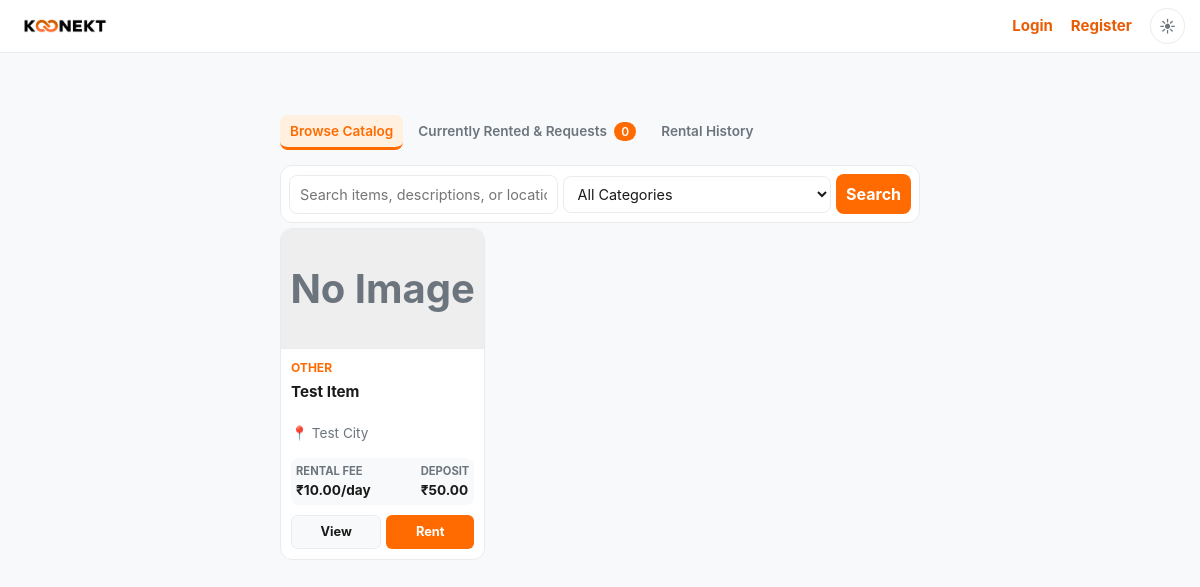
/product/catalog/, run on the app's committed database.
### products/models.py (models this page shows, shortened)
class Product(models.Model):
    owner = models.ForeignKey(
        settings.AUTH_USER_MODEL,
        on_delete=models.CASCADE,
        related_name="products"
    )
    name = models.CharField(max_length=200)
    class Category(models.TextChoices):
        VEHICLES = "Vehicles", "Cars, Bikes & Vehicles"
        ELECTRONICS = "Electronics", "Electronics & Appliances"
        MOBILES = "Mobiles", "Mobiles & Tablets"
        FURNITURE = "Furniture", "Furniture & Decor"
        FASHION = "Fashion", "Fashion & Clothing"
        BOOKS_SPORTS = "Books & Sports", "Books, Sports & Hobbies"
        TOOLS = "Tools", "Tools & Machinery"
        OUTDOORS = "Outdoors", "Outdoors & Camping"
        ENTERTAINMENT = "Entertainment", "Gaming & Entertainment"
        PROPERTIES = "Properties", "Real Estate & Properties"
        OTHER = "Other", "Other"
    category = models.CharField(
        max_length=100,
        choices=Category.choices,
        default=Category.OTHER
    )
    description = models.TextField()
    rental_price = models.DecimalField(
        max_digits=10,
        decimal_places=2
    )
    security_deposit = models.DecimalField(
        max_digits=10,
        decimal_places=2
    )
    location = models.CharField(max_length=200)
    condition = models.CharField(max_length=100)
    image = models.ImageField(
        upload_to="products/",
        blank=True,
        null=True
    )
    available = models.BooleanField(default=True)
    created_at = models.DateTimeField(auto_now_add=True)

### products/views.py (the view)
# urls.py: path('catalog/', views.customer_catalog, name='customer_catalog')
def customer_catalog(request):
    products = Product.objects.filter(available=True)
    search_query = request.GET.get('q', '')
    selected_category = request.GET.get('category', '')
    if search_query:
        products = products.filter(name__icontains=search_query)
    if selected_category:
        products = products.filter(category=selected_category)
    categories = [choice[0] for choice in Product.Category.choices]
    user_bookings = []
    if request.user.is_authenticated:
        user_bookings = Booking.objects.filter(
            renter=request.user
        ).select_related('product', 'lender').order_by('-created_at')
        for booking in user_bookings:
            check_and_expire_booking(booking)
    context = {
        'products': products,
        'user_bookings': user_bookings,
        'categories': categories,
        'search_query': search_query,
        'selected_category': selected_category,
    }
    return render(request, 'products/customer_catalog.html', context)

### products/templates/products/customer_catalog.html (shortened to what this page needs)
{% extends "base.html" %}
{% block content %}
<div class="dashboard-wrapper">
    <div class="tab-nav">
        <button class="tab-nav-item active" onclick="switchTab('catalogTab', this)">
            Browse Catalog
        </button>
        <button class="tab-nav-item" onclick="switchTab('rentedTab', this)">
            Currently Rented & Requests <span class="badge" id="activeBadgeCount">0</span>
        </button>
        <button class="tab-nav-item" onclick="switchTab('historyTab', this)">
            Rental History
        </button>
    </div>
    <section id="catalogTab" class="tab-content active">
        <form method="GET" action="{% url 'customer_catalog' %}" class="filter-bar">
            <input type="text" name="q" placeholder="Search items, descriptions, or locations..." value="{{ search_query }}">
            <select name="category">
                <option value="">All Categories</option>
            </select>
            <button type="submit">Search</button>
        </form>
        <div class="listings-grid">
            {% for product in products %}
            <div class="product-card">
                <div class="product-image">
                    {% if product.image %}
                        <img src="{{ product.image.url }}" alt="{{ product.name }}">
                    {% else %}No Image{% endif %}
                </div>
                <div class="product-body">
                    <span class="product-category">{{ product.category }}</span>
                    <h2 class="product-title">{{ product.name }}</h2>
                    <p style="font-size: 0.85rem; margin-bottom: 15px; color: var(--muted);">📍 {{ product.location }}</p>
                    <div class="product-meta">
                        <div>
                            <span class="product-meta-label">Rental Fee</span>
                            <span class="product-meta-value">₹{{ product.rental_price }}/day</span>
                        </div>
                        <div>
                            <span class="product-meta-label">Deposit</span>
                            <span class="product-meta-value">₹{{ product.security_deposit }}</span>
                        </div>
                    </div>
                    <div class="product-actions">
                        <button type="button" class="secondary-button" onclick="openViewModal({
                            id: '{{ product.id }}',
                            name: '{{ product.name|escapejs }}',
                            category: '{{ product.category|escapejs }}',
                            description: '{{ product.description|escapejs }}',
                            price: '{{ product.rental_price }}',
                            deposit: '{{ product.security_deposit }}',
                            location: '{{ product.location|escapejs }}',
                            condition: '{{ product.condition|escapejs }}',
                            imageUrl: '{% if product.image %}{{ product.image.url }}{% endif %}'
                        })">View</button>
                        <button type="button" onclick="openBookingModal({
                            id: '{{ product.id }}',
                            name: '{{ product.name|escapejs }}',
                            price: '{{ product.rental_price }}',
                            deposit: '{{ product.security_deposit }}',
                            description: '{{ product.description|escapejs }}'
                        })">Rent</button>
                    </div>
                </div>
            </div>
            {% empty %}
            <div style="grid-column: 1/-1; text-align: center; padding: 40px; color: var(--muted);">
                No items available at the moment.
            </div>
            {% endfor %}
        </div>
    </section>
</div>
{% endblock %}

### static/css/style.css (style rules this page uses)
:root { color-scheme: light; --orange: #f97316; --orange-deep: #e85d04; --orange-soft: #fff0df; --page: #fffaf5; --surface: #ffffff; --text: #1a1a1a; --muted: #6b6b6b; --border: #e7ddd5; --shadow: 0 16px 40px rgba(86, 48, 14, .10); }
* { box-sizing: border-box; }
body { margin: 0; min-height: 100vh; background: var(--page); color: var(--text); font-family: Inter, ui-sans-serif, system-ui, -apple-system, BlinkMacSystemFont, "Segoe UI", sans-serif; line-height: 1.5; transition: background-color .2s, color .2s; }
h2 { color: var(--text); }
p { color: var(--muted); }
input, select, textarea { width: 100%; padding: 11px 12px; color: var(--text); background: var(--surface); border: 1px solid var(--border); border-radius: 7px; font: inherit; }
button, .secondary-button { padding: 11px 17px; border-radius: 7px; border: 1px solid var(--orange); background: var(--orange); color: #fff; font: inherit; font-weight: 750; cursor: pointer; }
.secondary-button { display: inline-block; background: transparent; color: var(--orange-deep); }
.dashboard-wrapper { width: 100%; max-width: 1200px; margin: 30px auto; padding: 0 20px; }
.tab-nav { display: flex; gap: 15px; margin-bottom: 25px; border-bottom: 1px solid var(--border); padding-bottom: 10px; overflow-x: auto; }
.tab-nav-item { background: transparent; border: none; font-size: 1rem; font-weight: 700; color: var(--muted); cursor: pointer; padding: 8px 12px; border-radius: 8px; transition: all 0.2s; white-space: nowrap; }
.tab-nav-item.active { background: var(--orange-soft); color: var(--orange-deep); }
.tab-content { display: none; }
.tab-content.active { display: block; }
.listings-grid { display: grid; grid-template-columns: repeat(auto-fill, minmax(280px, 1fr)); gap: 24px; }
.product-card { background: var(--surface); border: 1px solid var(--border); border-radius: 12px; overflow: hidden; transition: box-shadow 0.2s, transform 0.2s; display: flex; flex-direction: column; }
.product-image { height: 200px; background: var(--page); display: flex; align-items: center; justify-content: center; font-size: 40px; border-bottom: 1px solid var(--border); }
.product-body { padding: 16px; display: flex; flex-direction: column; flex-grow: 1; }
.product-category { font-size: 0.75rem; color: var(--orange-deep); font-weight: 800; text-transform: uppercase; margin-bottom: 4px; }
.product-title { font-size: 1.15rem; font-weight: 750; margin: 0 0 10px; color: var(--text); }
.product-meta { display: grid; grid-template-columns: 1fr 1fr; gap: 10px; margin-bottom: 15px; background: var(--page); padding: 10px; border-radius: 8px; }
.product-meta div { display: flex; flex-direction: column; }
.product-meta-label { font-size: 0.7rem; color: var(--muted); text-transform: uppercase; font-weight: 700; }
.product-meta-value { font-size: 0.95rem; font-weight: 700; color: var(--text); }
.product-actions { display: flex; gap: 10px; margin-top: auto; }
.product-actions button, .product-actions a { flex: 1; text-align: center; }
.filter-bar { display: flex; gap: 10px; margin-bottom: 25px; background: var(--surface); padding: 12px; border-radius: 12px; border: 1px solid var(--border); align-items: center; }
.filter-bar { display: flex !important; flex-direction: row !important; gap: 5px !important; margin-bottom: 5px !important; padding: 8px !important; }
.filter-bar input, .filter-bar select, .filter-bar button { padding: 8px 10px !important; margin: 0 !important; }
.tab-nav { margin-bottom: 15px !important; border-bottom: none !important; padding-bottom: 0 !important; gap: 5px !important; }
.tab-nav-item { padding: 6px 10px !important; font-size: 0.85rem !important; }
.listings-grid { grid-template-columns: repeat(auto-fill, minmax(160px, 1fr)) !important; gap: 12px !important; }
.product-image { height: 120px !important; }
.product-body { padding: 10px !important; }
.product-title { font-size: 0.95rem !important; margin: 0 0 5px !important; white-space: nowrap; overflow: hidden; text-overflow: ellipsis; }
.product-meta { gap: 5px !important; margin-bottom: 10px !important; padding: 5px !important; }
.product-actions { gap: 5px !important; margin-top: auto !important; }
.product-actions button { padding: 6px !important; font-size: 0.8rem !important; }

### data on the page
Product: image "No Image", category "OTHER", name "Test Item", location "Test City", rental_price "10.00", security_deposit "50.00"
